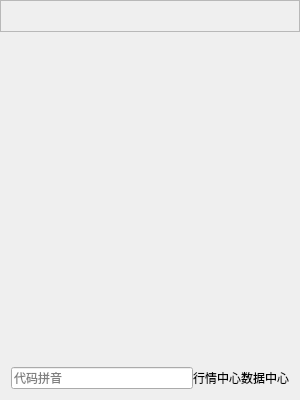
<?xml version="1.0" encoding="UTF-8"?>
<ui version="4.0">
 <class>MainDialog</class>
 <widget class="QDialog" name="MainDialog">
  <property name="geometry">
   <rect>
    <x>0</x>
    <y>0</y>
    <width>300</width>
    <height>400</height>
   </rect>
  </property>
  <property name="windowTitle">
   <string>Dialog</string>
  </property>
  <property name="styleSheet">
   <string notr="true">*{
	background-color:black;
	color:white;
	font-weight:normal;
}

QWidget:focus
{
	outline:none;
}

QHeaderView
{
	background:transparent;
}

QHeaderView::section{
border：0px solid gray;
border-bottom：0px solid gray;
background:transparent;
height:60px;
}

QTableView::item
{
/*	height:40px;
	font-size:16px;
*/
	border-top:1px sloid gray;
	border-bottom:1px solid gray;
}

/*
QTableView{
color:white;
}*/

QMenu { 
background-color: #1c5388; 
border: 1px solid #afb2b5; 
color: #FFFFFF; 
font: 75 10pt \345\276\256\350\275\257\351\233\205\351\273\221; 
 }
QMenu::item {
                        padding: 2px 25px 2px 20px;
                        border: 1px solid transparent; 
                        }
QMenu::item:selected { 
border-color: darkblue; 
background: #ff8400;   
} 
QMenu::item { height:24px;margin:2px }
QMenu::icon:checked { background: gray; border: 1px inset gray; position: absolute; top: 1px; right: 1px; bottom: 1px; left: 1px;}

QScrollBar:horizontal {
    border: 2px solid grey;
    background: #32CC99;
    height: 15px;
    margin: 0px 20px 0 20px;
}
QScrollBar::handle:horizontal {
    background: white;
    min-width: 20px;
}
QScrollBar::add-line:horizontal {
    border: 2px solid grey;
    background: #32CC99;
    width: 20px;
    subcontrol-position: right;
    subcontrol-origin: margin;
}

QScrollBar::sub-line:horizontal {
    border: 2px solid grey;
    background: #32CC99;
    width: 20px;
    subcontrol-position: left;
    subcontrol-origin: margin;
}

QScrollBar:left-arrow:horizontal, QScrollBar::right-arrow:horizontal {
    border: 2px solid grey;
    width: 3px;
    height: 3px;
    background: white;
}

QScrollBar::add-page:horizontal, QScrollBar::sub-page:horizontal {
    background: none;
}

QScrollBar:vertical {
     border: 2px solid grey;
     background: #32CC99;
     width: 15px;
     margin: 22px 0 22px 0;
 }
 QScrollBar::handle:vertical {
     background: white;
     min-height: 20px;
 }
 QScrollBar::add-line:vertical {
     border: 2px solid grey;
     background: #32CC99;
     height: 20px;
     subcontrol-position: bottom;
     subcontrol-origin: margin;
 }

 QScrollBar::sub-line:vertical {
     border: 2px solid grey;
     background: #32CC99;
     height: 20px;
     subcontrol-position: top;
     subcontrol-origin: margin;
 }
 QScrollBar::up-arrow:vertical, QScrollBar::down-arrow:vertical {
     border: 2px solid grey;
     width: 3px;
     height: 3px;
     background: white;
 }

 QScrollBar::add-page:vertical, QScrollBar::sub-page:vertical {
     background: none;
 }
</string>
  </property>
  <layout class="QVBoxLayout" name="verticalLayout" stretch="1,10,0">
   <property name="spacing">
    <number>0</number>
   </property>
   <property name="leftMargin">
    <number>0</number>
   </property>
   <property name="topMargin">
    <number>0</number>
   </property>
   <property name="rightMargin">
    <number>0</number>
   </property>
   <property name="bottomMargin">
    <number>0</number>
   </property>
   <item>
    <widget class="QFrame" name="indexframe">
     <property name="frameShape">
      <enum>QFrame::StyledPanel</enum>
     </property>
     <property name="frameShadow">
      <enum>QFrame::Raised</enum>
     </property>
    </widget>
   </item>
   <item>
    <layout class="QHBoxLayout" name="horizontalLayout_2">
     <property name="spacing">
      <number>0</number>
     </property>
     <item>
      <widget class="QStackedWidget" name="mainStackWidget">
       <widget class="QWidget" name="page"/>
       <widget class="QWidget" name="page_2"/>
      </widget>
     </item>
    </layout>
   </item>
   <item>
    <widget class="QFrame" name="titleFrame">
     <layout class="QHBoxLayout" name="horizontalLayout">
      <property name="spacing">
       <number>0</number>
      </property>
      <item>
       <widget class="QLineEdit" name="searchTxt">
        <property name="placeholderText">
         <string>代码拼音</string>
        </property>
       </widget>
      </item>
      <item>
       <widget class="QAndroidButton" name="HqCenterButton">
        <property name="text">
         <string>行情中心</string>
        </property>
        <property name="alignment">
         <set>Qt::AlignCenter</set>
        </property>
       </widget>
      </item>
      <item>
       <widget class="QAndroidButton" name="DataMgrBtn">
        <property name="text">
         <string>数据中心</string>
        </property>
        <property name="textFormat">
         <enum>Qt::PlainText</enum>
        </property>
        <property name="alignment">
         <set>Qt::AlignCenter</set>
        </property>
       </widget>
      </item>
     </layout>
    </widget>
   </item>
  </layout>
 </widget>
 <layoutdefault spacing="6" margin="11"/>
 <customwidgets>
  <customwidget>
   <class>QAndroidButton</class>
   <extends>QLabel</extends>
   <header>qandroidbutton.h</header>
  </customwidget>
 </customwidgets>
 <resources/>
 <connections/>
</ui>
